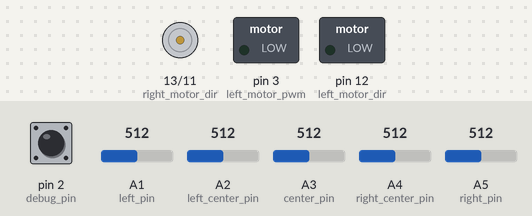
Bench run of a sketch on a simulated Arduino Uno, built with avr-gcc and run on an emulated ATmega328P. Shown: direction and speed pins drawn as motors (green arrow = direction pin HIGH = forward, orange = LOW = backward, longer = more drive), switched loads named in the sketch (green lamp = pin HIGH). The inputs (shaded band) are chosen by the test bench; at power-on: A1 (left_pin) = 512, pin 2 (debug_pin) HIGH, A2 (left_center_pin) = 512, A3 (center_pin) = 512, A4 (right_center_pin) = 512, A5 (right_pin) = 512.

Above: at 1.2 s.
1.3 s: A1 (left_pin) set to 503
At 2.3 s:
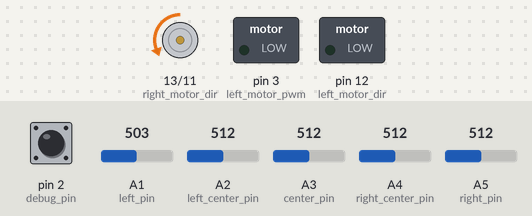
Timing chart, 0 to 4.3 s (numbered marks = the images above; inputs shaded):
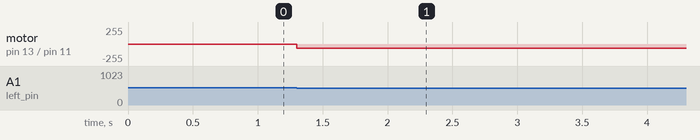

Measured:
- the behaviour switches between 512 and 511 on A1 (left_pin) (found by bisection; images 0 and 1)
- after the input at 1.3 s, motor on pin 13 (right_motor_dir) / pin 11 (right_motor_pwm): stopped → backward 64/255 at once

The sketch:

linus_ext_controller.ino
```cpp
// Linus the Line-bot
// Follows a Black line on a White surface (poster-board and electrical tape).
// Code by JDW 2014 – feel free to modify.

// motor pins when using the Arduino Motor Shield R3
int left_motor_dir = 12;
int left_motor_pwm = 3;
int right_motor_pwm = 11;
int right_motor_dir = 13;

// create variables for sensor readings
int left = 0;
int left_center = 0;
int center = 0;
int right_center= 0;
int right = 0;

// analog input pins for IR sensors
int left_pin = 1;
int left_center_pin = 2;
int center_pin = 3;
int right_center_pin = 4;
int right_pin = 5;

// value to define a threshold for whether reading white or black
// this is an analog value from 0-1023, where 0 would be solid black and 1023 would be solid white.
int threshold = 512;

// set a default speed value of 64 out of 255. Basically 1/4 of full speed.
int speed_value = 64;

// analog pin to connect potentiometer used for speed control
int speed_pin = 0;

// set use speed potentiometer to false by default
// set to true if you want to use a potentiometer connected to pin A0 to set the speed
boolean use_speed_pot = false;

// use pin 2 to allow user to put into debug mode by grounding this pin during startup.
// debug mode prints IR sensor values to the serial monitor
int debug_pin = 2;

// set debug mode to false by default
boolean debug = false;


void setup(){
  Serial.begin(9600); // start serial monitor to see sensor readings
  // declare left motor
  pinMode(left_motor_pwm, OUTPUT);
  pinMode(left_motor_dir, OUTPUT);
  // declare right motor
  pinMode(right_motor_pwm, OUTPUT);
  pinMode(right_motor_dir, OUTPUT);
  // Ground pin 2 at startup to go into debug mode
  pinMode(debug_pin, INPUT);
  digitalWrite(debug_pin, HIGH);

  check_debug();
}

void check_debug(){
  if (digitalRead(debug_pin) == LOW){
    // if debug_pin is grounded during startup, print IR values to serial monitor
    debug = true;
  }
}

void update_sensors(){
  // read values for each IR sensor
  left = analogRead(left_pin);
  left_center = analogRead(left_center_pin);
  center = analogRead(center_pin);
  right_center = analogRead(right_center_pin);
  right = analogRead(right_pin);

  if (use_speed_pot){
    // check value for speed potentiometer
    speed_value = analogRead(speed_pin) / 4;
  }
}

void loop(){

  update_sensors();

  // first, check the value of the center sensor
  if (center < threshold){
    // if center sensor value is below threshold (on the black line), check surrounding sensors
    if (left_center > threshold && right_center > threshold){
      // if center is the only one reading the black line, drive forward
      left_motor_forward(speed_value);
      right_motor_forward(speed_value);
    }
    else if (left < threshold && left_center < threshold && center < threshold && right_center < threshold && right < threshold){
      //  if all sensors are reading black, stop Linus.
      left_motor_stop();
      right_motor_stop();
    }
  }
  else {
    if (left < threshold || left_center < threshold){
      // if either left sensor is reading the black line, stop the left motor and drive the right motor
      left_motor_stop();
      right_motor_forward(speed_value);
    }
    else if (right < threshold || right_center < threshold){
      // if either right sensor is reading the black line, stop the right motor and drive the left motor
      left_motor_forward(speed_value);
      right_motor_stop();
    }
  }
  if (debug){
    // if you grounded the debug_pin (D2) during startup, print serial values
    serial_print_stuff();
  }
}

void serial_print_stuff(){
  // print each IR sensor value from left to right
  Serial.print(left);
  Serial.print("   ");
  Serial.print(left_center);
  Serial.print("   ");
  Serial.print(center);
  Serial.print("   ");
  Serial.print(right_center);
  Serial.print("   ");
  Serial.println(right);
}

void left_motor_forward(int spd){
  digitalWrite(left_motor_dir, LOW);
  analogWrite(left_motor_pwm, spd);
}

void left_motor_reverse(int spd){
  digitalWrite(left_motor_dir, HIGH);
  analogWrite(left_motor_pwm, spd);
}

void left_motor_stop(){
  digitalWrite(left_motor_pwm, LOW);
}

void right_motor_forward(int spd){
  digitalWrite(right_motor_dir, LOW);
  analogWrite(right_motor_pwm, spd);
}

void right_motor_reverse(int spd){
  digitalWrite(right_motor_dir, HIGH);
  analogWrite(right_motor_pwm, spd);
}

void right_motor_stop(){
  digitalWrite(right_motor_pwm, LOW);
}
```
